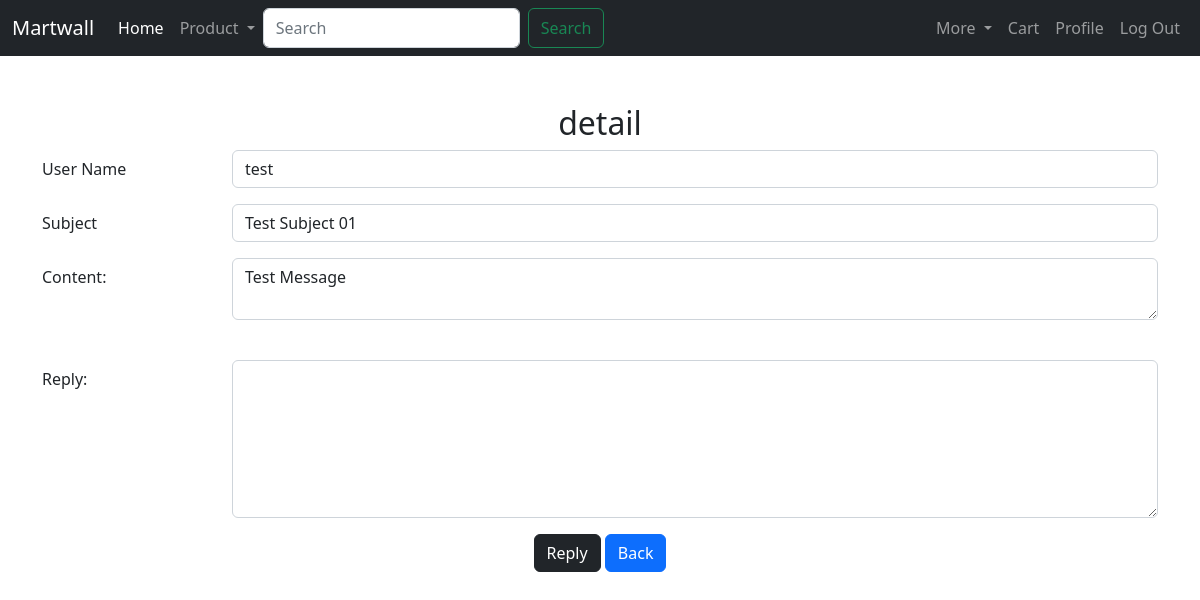
Screenshot of /User/messageReply/10 (signed in) with the database file from the repository.
### tables this page shows
CREATE TABLE `user` (
  `user_id` int(5) NOT NULL,
  `name` varchar(30) NOT NULL,
  `username` varchar(30) NOT NULL,
  `password_hash` varchar(72) NOT NULL,
  `email` varchar(50) NOT NULL,
  `phone` int(10) NOT NULL
);

CREATE TABLE `service_request` (
  `request_id` int(5) NOT NULL,
  `user_id` int(5) NOT NULL,
  `subject` varchar(50) NOT NULL,
  `content` varchar(200) NOT NULL,
  `reply` text DEFAULT NULL
);

### app/core/Controller.php (called while the page is built, shortened)
<?php
class Controller{
	public function view($name, $data = []){
		include('app/views/' . $name . '.php');
	}
}

### app/controllers/User.php (called while the page is built, shortened)
<?php
class User extends \app\core\Controller {
	public function messageReply($request_id){
		$user = new \app\models\User();
		$request = new \app\models\Service_Request();
		$request = $request->getById($request_id);
		$user = $user->getById($request->user_id);
		$this->view('User/messageReply',  ['request'=>$request, 'user'=>$user]);
	}
}

### app/core/App.php (called while the page is built, shortened)
<?php
class App{
	private $method = 'index';
	public function __construct(){
		$url = self::parseUrl();
		if(isset($url[0])){
			unset($url[0]);
		}
		$this->controller = new $this->controller;
		if(isset($url[1])){
			if(method_exists($this->controller, $url[1])){
				$this->method = $url[1];
			}
			unset($url[1]);
		}
		$params = $url ? array_values($url) : [];
		call_user_func_array([$this->controller, $this->method], $params);
	}
	public static function parseUrl(){
		if(isset($_GET['url'])) {
			return explode('/',
				filter_var(
					rtrim($_GET['url'], '/')),
				FILTER_SANITIZE_URL);
		}
	}
}

### index.php (called while the page is built, shortened)
<?php
	new app\core\App();

### app/models/User.php (called while the page is built, shortened)
<?php
class User extends \app\core\Model {
	public function getByID($user_id){
		$SQL = "SELECT * FROM user WHERE user_id=:user_id";
		$STMT = self::$_connection->prepare($SQL);
		$STMT->execute(['user_id'=>$user_id]);
		$STMT->setFetchMode(\PDO::FETCH_CLASS, 'app\models\User');
		return $STMT->fetch();
	}
}

### app/core/Model.php (called while the page is built, shortened)
<?php
class Model {
	public function __construct(){
		$server = 'localhost';
		$dbname = 'ecom_project';
		$username = 'root';
		$password = '';
	}
}

### app/models/Service_Request.php (called while the page is built, shortened)
<?php
class service_request extends \app\core\Model{
    public function getById($request_id){
		$SQL = "SELECT * FROM service_request WHERE request_id=:request_id";
		$STMT = self::$_connection->prepare($SQL);
		$STMT->execute(['request_id'=>$request_id]);
		$STMT->setFetchMode(\PDO::FETCH_CLASS, 'app\models\Service_Request');
		return $STMT->fetch();
	}
}

### app/views/includes/userHeader.php (the view, shortened to what this page needs)
<nav class="navbar navbar-expand-lg navbar-dark bg-dark justify-content-between">
    <div class="container-fluid">
        <a class="navbar-brand" href="/Main/index">Martwall</a>
        <div class="collapse navbar-collapse" id="navbarSupportedContent">
            <ul class="navbar-nav me-auto mb-2 mb-lg-0">
                <li class="nav-item active">
                    <a class="nav-link active" aria-current="page" href="/Main/index">Home</a>
                </li>
                <li class="nav-item dropdown">
                    <a class="nav-link dropdown-toggle" href="#" role="button" data-bs-toggle="dropdown" aria-expanded="false">
                        Product
                    </a>
                </li>
                <form class="d-flex" role="search" action='/Product/searchByName' method='post'>
                    <input class="form-control me-2" name='search' type="search" placeholder="Search" aria-label="Search">
                    <button class="btn btn-outline-success" type="submit">Search</button>
                </form>
            </ul>
            <ul class="navbar-nav ms-auto mb-2 mb-lg-0">
                <li class="nav-item dropdown">
                    <a class="nav-link dropdown-toggle" href="#" role="button" data-bs-toggle="dropdown" aria-expanded="false">
                        More
                    </a>
                </li>
                <?php if(isset($_SESSION['user_id'])) { ?>
                <li class="nav-item">
                    <a class="nav-link" href="/User/cart">Cart</a>
                </li>
                <li class="nav-item">
                    <a class="nav-link" href="/User/profile">Profile</a>
                </li>
                <li class="nav-item">
                    <a class="nav-link" href="/User/logout">Log Out</a>
                </li>
                <?php } else { ?>
                <li class="nav-item">
                    <a class="nav-link" href="/User/index">Sign In</a>
                </li>
                <?php } ?>
            </ul>
        </div>
    </div>
</nav>

### app/views/User/messageReply.php (shortened to what this page needs)
<!DOCTYPE html>
<html lang="en">
    <head>
        <link href="https://cdn.jsdelivr.net/npm/bootstrap@5.2.3/dist/css/bootstrap.min.css" rel="stylesheet">
    </head>
    <body>
    <?php include 'app\views\includes\userHeader.php'; ?>
        <div class="container mt-5">
        <h2 class="h1-responsive font-weight-bold text-center">detail</h2>
            <form action='' method='post'>
                <div class="row mb-3">
                    <label for="product_name" class="col-sm-2 col-form-label">User Name</label>
                    <div class="col-sm-10">
                        <input type="text"  class="form-control" id="product_name" name="product_name" value="<?= $data['user']->username;?>" readonly>
                    </div>
                </div>
                <div class="row mb-3">
                    <label for="product_price" class="col-sm-2 col-form-label">Subject</label>
                    <div class="col-sm-10">
                        <input type="text" class="form-control" min="0.01" step="0.01" id="price" name="price" value="<?= $data['request']->subject;?>" readonly>
                    </div>
                </div>
                <div class="row mb-3">
                    <label for="product_desc" class="col-sm-2 col-form-label">Content:</label>
                    <div class="col-sm-10">
                        <textarea type="text" id="description" name="description" rows="2" class="form-control md-textarea" readonly><?= $data['request']->content;?></textarea>
                    </div>
                </div>
                <br>
                <div class="row mb-3">
                    <label for="product_desc" class="col-sm-2 col-form-label">Reply:</label>
                    <div class="col-sm-10">
                        <textarea type="text" id="content" name="content" rows="6" class="form-control md-textarea" ></textarea>
                    </div>
                </div>
                <div class="text-center text-md-right">
                <button type="submit" class="btn btn-dark" name="action">Reply</button>
                    <a class="btn btn-primary" href='/User/checkMessage/'>Back</a>
                </div>
            </form>
    </body>
</html>

### rows the page displays
user: product_name "test"
service_request: price "Test Subject 01", description "Test Message"
